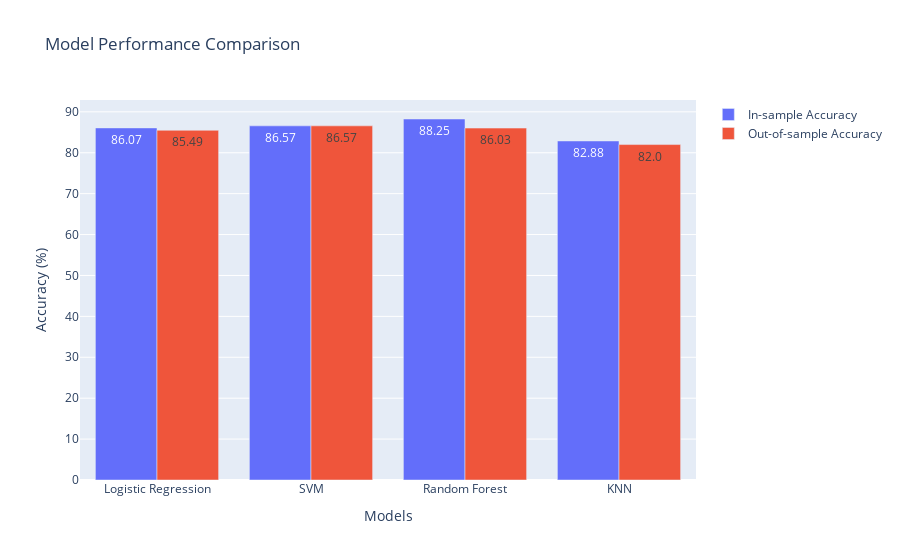
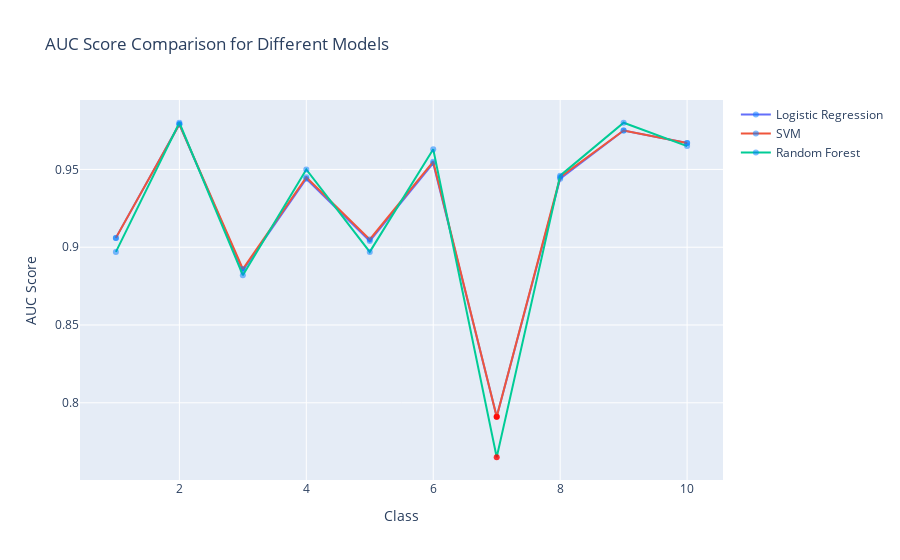

The notebook cell these images were saved under, in order:
### Markdown cell above
### Overall Model Comparison and Analysis

#### Model Performances:

**Logistic Regression:**
- **In-sample Accuracy:** 86.07%
- **Out-of-sample Accuracy:** 85.49%
- **AUC Scores:** High AUC scores for most classes with a slightly lower performance for class 6.

**Support Vector Machine (SVM):**
- **Out-of-sample Accuracy:** 86.57%
- **AUC Scores:** High AUC scores across most classes, slightly better than Logistic Regression in several classes. Marginally better performance for class 6.

**Random Forest Classifier:**
- **In-sample Accuracy:** 88.25%
- **Out-of-sample Accuracy:** 86.03%
- **AUC Scores:** High AUC scores, particularly strong for classes 1, 5, 8, and 9. Slightly lower performance for class 6 compared to SVM.

**K-Nearest Neighbors (KNN):**
- **In-sample Accuracy:** 82.88%
- **Out-of-sample Accuracy:** 82.00%
- **AUC Scores:** Not provided, but accuracy suggests decent performance with potential challenges in high-dimensional space and computational cost.

#### Summary and Recommendations:

**Logistic Regression:**
- Provides a solid baseline with good overall performance and high interpretability. Suitable for quick insights and baseline comparisons.

**SVM:**
- Achieves the highest out-of-sample accuracy (86.57%) with strong AUC scores, making it a robust choice for distinguishing between most classes. Slightly better at handling class 6 compared to other models.

**Random Forest:**
- Exhibits the highest in-sample accuracy (88.25%) and strong out-of-sample performance. Excellent for capturing complex patterns and interactions, with the added benefit of feature importance insights.

**KNN:**
- Demonstrates decent performance with lower accuracy compared to other models. KNN's simplicity is balanced by its computational cost and sensitivity to high-dimensional data.

#### Overall Recommendation:

**Best Performance:**
- SVM and Random Forest models show the best overall performance, with SVM slightly leading in out-of-sample accuracy and better handling class 6.

**Balanced Choice:**
- Random Forest offers a good balance with high accuracy, robustness to overfitting, and feature importance insights.

For future work, consider further tuning hyperparameters and exploring advanced models like neural networks to potentially improve performance, especially for challenging classes like class 6.

### Code cell
import plotly.graph_objects as go
import numpy as np

# Data for visualization
models = ['Logistic Regression', 'SVM', 'Random Forest', 'KNN']
in_sample_accuracy = [86.07, 86.57, 88.25, 82.88]
out_of_sample_accuracy = [85.49, 86.57, 86.03, 82.00]
auc_scores = {
    'Logistic Regression': [0.906, 0.979, 0.885, 0.944, 0.904, 0.954, 0.791, 0.944, 0.975, 0.967],
    'SVM': [0.906, 0.979, 0.886, 0.945, 0.905, 0.955, 0.791, 0.945, 0.975, 0.967],
    'Random Forest': [0.897, 0.980, 0.882, 0.950, 0.897, 0.963, 0.765, 0.946, 0.980, 0.965],
}

# Highlight class 6 (index 6) as the one that didn't perform well
highlight_class_index = 6

# Plotting in-sample and out-of-sample accuracy
fig1 = go.Figure(data=[
    go.Bar(name='In-sample Accuracy', x=models, y=in_sample_accuracy, text=in_sample_accuracy, textposition='auto'),
    go.Bar(name='Out-of-sample Accuracy', x=models, y=out_of_sample_accuracy, text=out_of_sample_accuracy, textposition='auto')
])

# Change the bar mode
fig1.update_layout(barmode='group', title='Model Performance Comparison', xaxis_title='Models', yaxis_title='Accuracy (%)')

# Plotting AUC scores for each model with highlighting
fig2 = go.Figure()

for model, auc in auc_scores.items():
    colors = ['rgba(0, 123, 255, 0.5)' if i != highlight_class_index else 'rgba(255, 0, 0, 0.8)' for i in range(10)]
    fig2.add_trace(go.Scatter(x=list(range(1, 11)), y=auc, mode='lines+markers', name=model, marker=dict(color=colors)))

fig2.update_layout(title='AUC Score Comparison for Different Models', xaxis_title='Class', yaxis_title='AUC Score')

# Show the figures
fig1.show()
fig2.show()

### Figure 1 — Plotly figure (JSON) as saved in the notebook; plotly's stock layout.template omitted (floating-point values rounded to 4 significant figures)
{"data": [{"name": "In-sample Accuracy", "text": ["86.07", "86.57", "88.25", "82.88"], "textposition": "auto", "type": "bar", "x": ["Logistic Regression", "SVM", "Random Forest", "KNN"], "y": [86.07, 86.57, 88.25, 82.88]}, {"name": "Out-of-sample Accuracy", "text": ["85.49", "86.57", "86.03", "82.0"], "textposition": "auto", "type": "bar", "x": ["Logistic Regression", "SVM", "Random Forest", "KNN"], "y": [85.49, 86.57, 86.03, 82]}], "layout": {"barmode": "group", "title": {"text": "Model Performance Comparison"}, "xaxis": {"title": {"text": "Models"}}, "yaxis": {"title": {"text": "Accuracy (%)"}}}}

### Figure 2 — Plotly figure (JSON) as saved in the notebook; plotly's stock layout.template omitted (floating-point values rounded to 4 significant figures)
{"data": [{"marker": {"color": ["rgba(0, 123, 255, 0.5)", "rgba(0, 123, 255, 0.5)", "rgba(0, 123, 255, 0.5)", "rgba(0, 123, 255, 0.5)", "rgba(0, 123, 255, 0.5)", "rgba(0, 123, 255, 0.5)", "rgba(255, 0, 0, 0.8)", "rgba(0, 123, 255, 0.5)", "rgba(0, 123, 255, 0.5)", "rgba(0, 123, 255, 0.5)"]}, "mode": "lines+markers", "name": "Logistic Regression", "type": "scatter", "x": [1, 2, 3, 4, 5, 6, 7, 8, 9, 10], "y": [0.906, 0.979, 0.885, 0.944, 0.904, 0.954, 0.791, 0.944, 0.975, 0.967]}, {"marker": {"color": ["rgba(0, 123, 255, 0.5)", "rgba(0, 123, 255, 0.5)", "rgba(0, 123, 255, 0.5)", "rgba(0, 123, 255, 0.5)", "rgba(0, 123, 255, 0.5)", "rgba(0, 123, 255, 0.5)", "rgba(255, 0, 0, 0.8)", "rgba(0, 123, 255, 0.5)", "rgba(0, 123, 255, 0.5)", "rgba(0, 123, 255, 0.5)"]}, "mode": "lines+markers", "name": "SVM", "type": "scatter", "x": [1, 2, 3, 4, 5, 6, 7, 8, 9, 10], "y": [0.906, 0.979, 0.886, 0.945, 0.905, 0.955, 0.791, 0.945, 0.975, 0.967]}, {"marker": {"color": ["rgba(0, 123, 255, 0.5)", "rgba(0, 123, 255, 0.5)", "rgba(0, 123, 255, 0.5)", "rgba(0, 123, 255, 0.5)", "rgba(0, 123, 255, 0.5)", "rgba(0, 123, 255, 0.5)", "rgba(255, 0, 0, 0.8)", "rgba(0, 123, 255, 0.5)", "rgba(0, 123, 255, 0.5)", "rgba(0, 123, 255, 0.5)"]}, "mode": "lines+markers", "name": "Random Forest", "type": "scatter", "x": [1, 2, 3, 4, 5, 6, 7, 8, 9, 10], "y": [0.897, 0.98, 0.882, 0.95, 0.897, 0.963, 0.765, 0.946, 0.98, 0.965]}], "layout": {"title": {"text": "AUC Score Comparison for Different Models"}, "xaxis": {"title": {"text": "Class"}}, "yaxis": {"title": {"text": "AUC Score"}}}}
